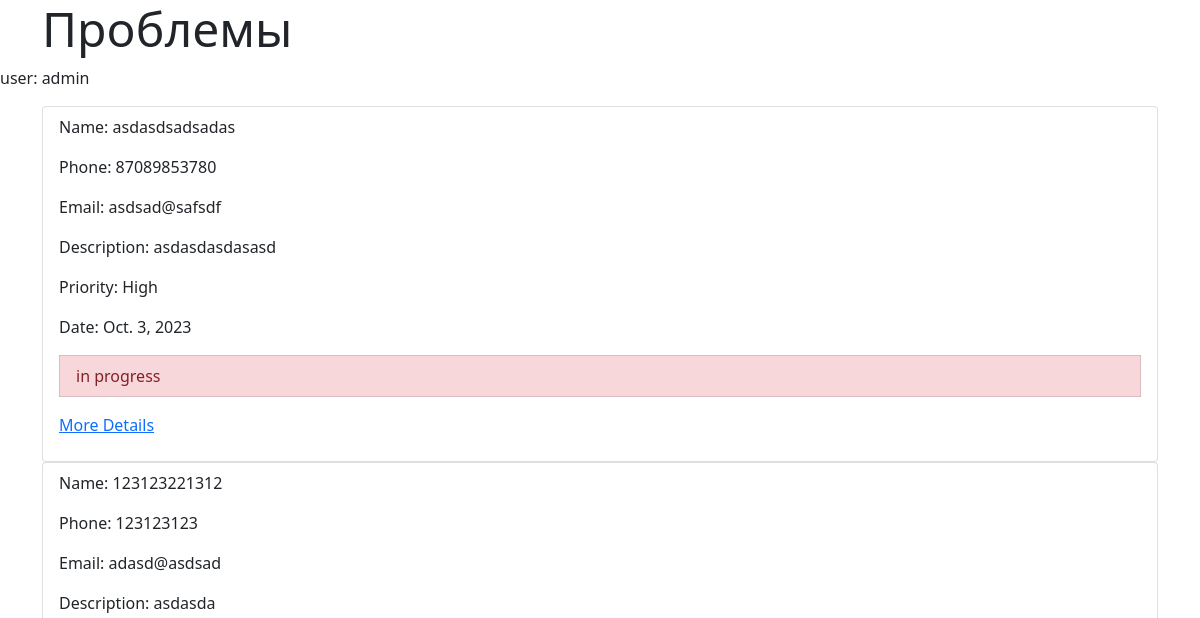
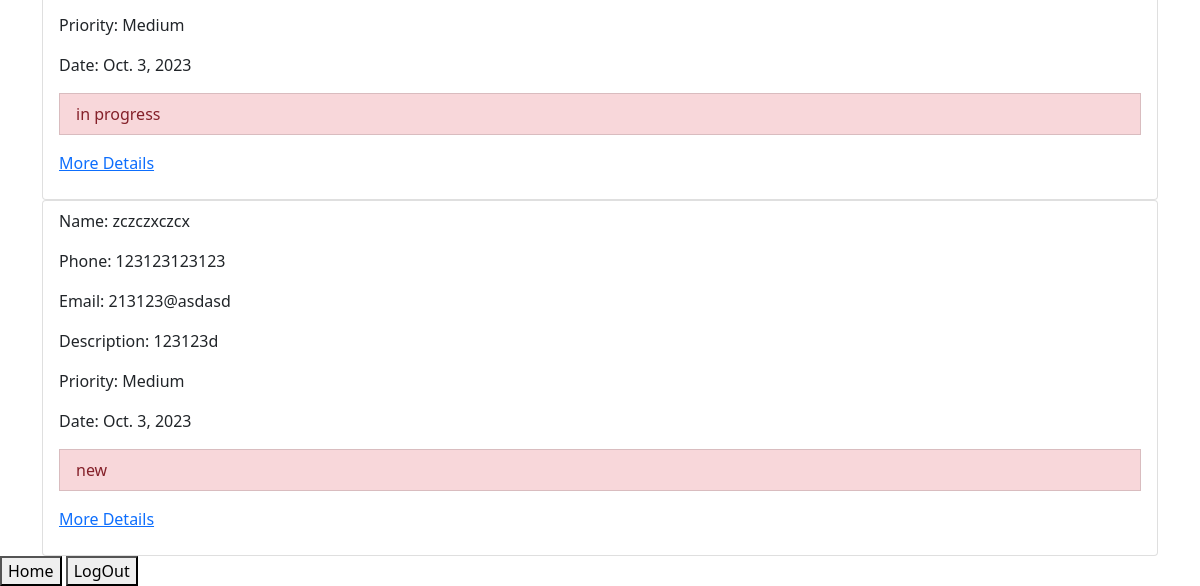
The page /all_problem/ (signed in) on the database as committed earlier (2 pictures, top to bottom).
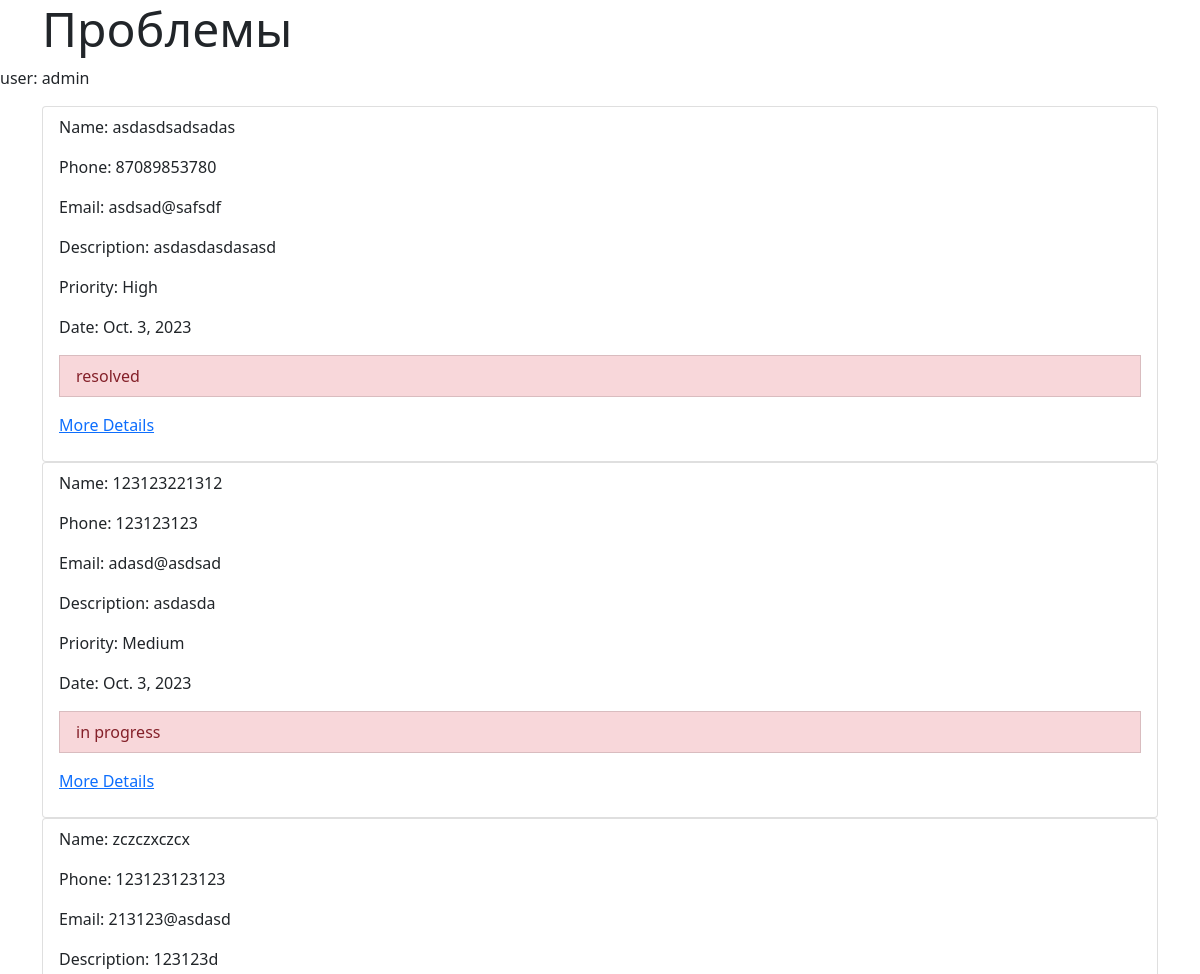
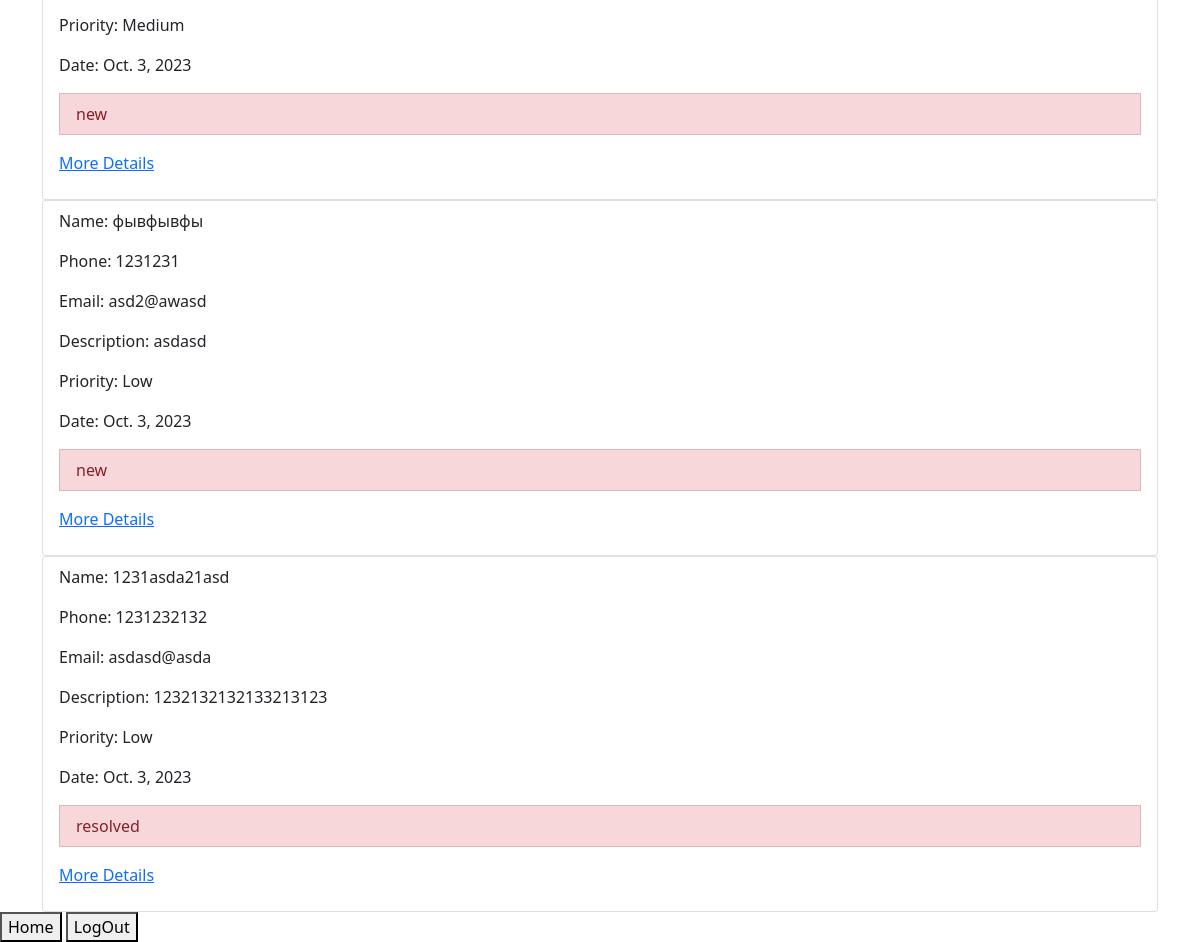
The same page on the database as committed later (2 pictures, top to bottom).
### helpdesk/models.py (models this page shows, shortened)
class HellpDesk(models.Model):
    name = models.CharField(max_length=50) # asker
    phone = models.IntegerField()
    email = models.CharField(max_length=255)
    description = models.TextField()
    creator_name = models.CharField(max_length=255, default='idontknow')
    CHOICES = [
        ('Low', 'Low'),
        ('Medium', 'Medium'),
        ('High', 'High')
    ]
    priority = models.CharField(max_length=100, choices=CHOICES)
    status = models.CharField(max_length=250, choices= STATUS_CHOICES , default="new")
    date = models.DateField(default=timezone.now)
    actions_taken = models.TextField(blank=True)
    assigned_user = models.ForeignKey(User, on_delete=models.SET_NULL , null= True , related_name='assigned_problem_more')
    resolved_user = models.ForeignKey(User, on_delete=models.SET_NULL , null= True , related_name = 'resolved_problem_more' )
    confirmed = models.BooleanField(default=False)

### helpdesk/views.py (the view)
# urls.py: path('all_problem/', views.all_problems, name='all_problem' ),
@login_required
def all_problems(request):
    reception = Group.objects.get(name='Reception')
    tester = Group.objects.get(name='Tester')
    is_reception_user = reception.user_set.filter(id=request.user.id)
    is_tester_user = tester.user_set.filter(id=request.user.id)
    if is_reception_user or is_tester_user:
        if is_reception_user:
            problems = HellpDesk.objects.filter(assigned_user=request.user)
        elif is_tester_user:
            problems = HellpDesk.objects.filter(name=request.user.username) | HellpDesk.objects.filter(status='resolved', confirmed=False)
    else:
        problems = HellpDesk.objects.filter(confirmed=False)
    return render(request, 'all_problem.html', {'is_reception_user': is_reception_user, 'is_tester_user': is_tester_user, 'problems': problems })

### helpdesk/templates/all_problem.html (shortened to what this page needs)
{% load static %}
<!DOCTYPE html>
<html lang="en">
<head>
    <link href="https://cdn.jsdelivr.net/npm/bootstrap@5.1.3/dist/css/bootstrap.min.css" rel="stylesheet">
</head>
<body>
    {% block content %}
    <div class="container">
        <h1 class="display-5">Проблемы</h1>
    </div>
        <p>user: {{ user.username }}</p>
        {% for problem in problems %}
       <div class="container">
         <ul class="list-group">
                <li class="list-group-item">
                    <p>Name: {{ problem.name }}</p>
                    <p>Phone: {{ problem.phone }}</p>
                    <p>Email: {{ problem.email }}</p>
                    <p>Description: {{ problem.description }}</p>
                    <p>Priority: {{ problem.priority }}</p>
                    <p>Date: {{ problem.date }}</p>
                    <p class="list-group-item list-group-item-danger">{{ problem.status }}</p>
                    <p><a href="{% url 'more' problem_id=problem.id %}">More Details</a></p>
                </li>
            </ul>
       </div>
            {% endfor %}
    {% endblock %}
    <a href="{% url 'help_list' %}"><button>Home</button></a>
    <a href="{% url 'logout' %}"><button>LogOut</button></a>
</body>
</html>

Rows that differ between the two databases and show on the page:
changed HellpDesk "asdasdsadsadas": status "in progress" → "resolved"
added HellpDesk: name "фывфывфы", phone "1231231", email "asd2@awasd", description "asdasd", priority "Low", date "Oct. 3, 2023", status "new"
added HellpDesk: name "1231asda21asd", phone "1231232132", email "asdasd@asda", description "1232132132133213123", priority "Low", date "Oct. 3, 2023", status "resolved"
